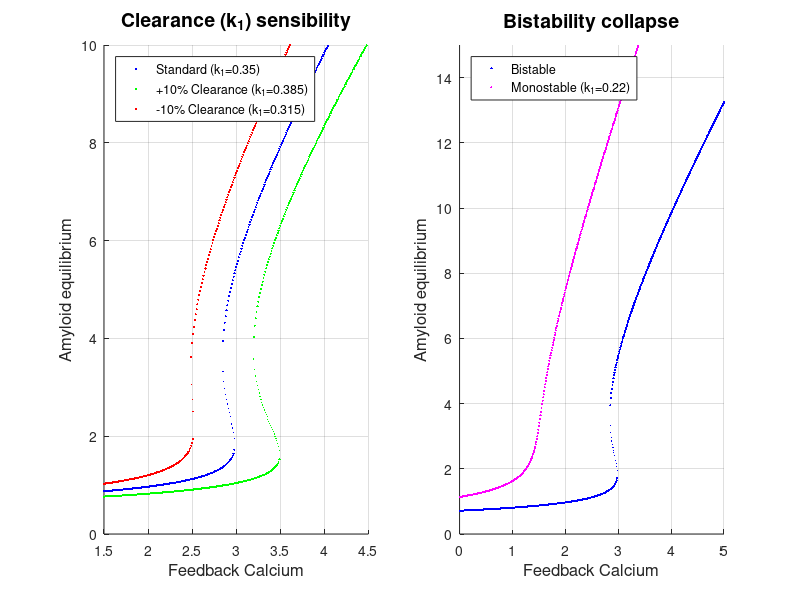

Recreate this plot in MATLAB.
function AD_Bifurcation_parametersensitivity()
    clc; clear; close all;

    V1 = 0.25;
    V2 = 0.11;
    % V3 e k1 parametri variati
    k2 = 5.0;
    k3 = 1.0;
    k4 = 1.0;
    
    % Range per V3
    V3_range = 0:0.01:6; 
    
    figure(4); clf;
    set(gcf, 'Color', 'w', 'Position', [100, 100, 1200, 500]); 

    % PLOT 1: effetto clearance (k1) sulla bistabilità
    subplot(1, 2, 1); hold on;
    
    % k1 = 0.35 (standard)
    k1_base = 0.35;
    plot_bifurcation_curve(V1, V2, k1_base, k2, k3, k4, V3_range, 'b', 'Standard (k_1=0.35)');
    
    % k1 aumentato del 10% (paziente "protetto")
    % tesi: se aumentiamo la clearance proteggiamo il paziente
    k1_better = k1_base * 1.10; 
    plot_bifurcation_curve(V1, V2, k1_better, k2, k3, k4, V3_range, 'g', '+10% Clearance (k_1=0.385)');
    
    % k1 ridotto del 10% (paziente a rischio)
    k1_worse = k1_base * 0.90;
    plot_bifurcation_curve(V1, V2, k1_worse, k2, k3, k4, V3_range, 'r', '-10% Clearance (k_1=0.315)');
    
    title('Clearance (k_1) sensibility', 'FontSize', 14);
    xlabel('Feedback Calcium', 'FontSize', 12);
    ylabel('Amyloid equilibrium', 'FontSize', 12);
    legend('Location', 'NorthWest');
    grid on; 
    xlim([1.5 4.5]); ylim([0 10]);
    
    % PLOT 2: perdita della bistabilità
    subplot(1, 2, 2); hold on;
    
    plot_bifurcation_curve(V1, V2, k1_base, k2, k3, k4, V3_range, 'b', 'Bistable');

    k1_critical = 0.22; % Valore ipotetico di perdita bistabilità, possiamo provarne altri (paper k1 = 0.293)
    plot_bifurcation_curve(V1, V2, k1_critical, k2, k3, k4, V3_range, 'm', ['Monostable (k_1=' num2str(k1_critical) ')']);
    
    title('Bistability collapse', 'FontSize', 14);
    xlabel('Feedback Calcium', 'FontSize', 12);
    ylabel('Amyloid equilibrium', 'FontSize', 12);
    legend('Location', 'NorthWest');
    grid on;
    xlim([0 5]); ylim([0 15]);
end


function plot_bifurcation_curve(V1, V2, k1, k2, k3, k4, V3_range, color, label_text)
    v3_stable = []; x_stable = [];
    v3_unstable = []; x_unstable = [];
    
    for V3 = V3_range
        
        target_fun = @(x) V1 + V3 * (((V2+x)/k2).^2 ./ (k3^2 + ((V2+x)/k2).^2)) - k1*x;
        
        x_vals = 0:0.1:20;
        f_vals = arrayfun(target_fun, x_vals);
        
  
        sign_changes = find(diff(sign(f_vals)) ~= 0);
        
        current_roots = [];
        for idx = sign_changes
 
            root = fzero(target_fun, [x_vals(idx), x_vals(idx+1)]);
            current_roots = [current_roots, root];
        end
        

        if length(current_roots) >= 1
          
            v3_stable = [v3_stable, V3];
            x_stable = [x_stable, min(current_roots)];
            
            if length(current_roots) >= 3
             
                roots_sorted = sort(current_roots);
                
                v3_unstable = [v3_unstable, V3];
                x_unstable = [x_unstable, roots_sorted(2)];
                
                v3_stable = [v3_stable, V3];
                x_stable = [x_stable, roots_sorted(3)];
            elseif length(current_roots) == 2
                 
                 v3_stable = [v3_stable, V3];
                 x_stable = [x_stable, max(current_roots)];
            end
        end
    end
    
  
    plot(v3_stable, x_stable, '.', 'Color', color, 'MarkerSize', 5, 'DisplayName', label_text);
    
   
    if ~isempty(v3_unstable)
        plot(v3_unstable, x_unstable, '.', 'Color', color, 'MarkerSize', 3, 'HandleVisibility', 'off');
    end
end